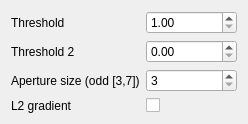
<?xml version="1.0" encoding="UTF-8"?>
<ui version="4.0">
 <class>CannyForm</class>
 <widget class="QWidget" name="CannyForm">
  <property name="geometry">
   <rect>
    <x>0</x>
    <y>0</y>
    <width>248</width>
    <height>120</height>
   </rect>
  </property>
  <property name="windowTitle">
   <string>Form</string>
  </property>
  <layout class="QGridLayout" name="gridLayout">
   <item row="0" column="0">
    <widget class="QLabel" name="label">
     <property name="text">
      <string>Threshold</string>
     </property>
    </widget>
   </item>
   <item row="0" column="1">
    <widget class="QDoubleSpinBox" name="sb_threshold">
     <property name="minimum">
      <double>1.000000000000000</double>
     </property>
     <property name="maximum">
      <double>99999.000000000000000</double>
     </property>
    </widget>
   </item>
   <item row="1" column="0">
    <widget class="QLabel" name="label_2">
     <property name="text">
      <string>Threshold 2</string>
     </property>
    </widget>
   </item>
   <item row="1" column="1">
    <widget class="QDoubleSpinBox" name="sb_threshold2">
     <property name="minimum">
      <double>0.000000000000000</double>
     </property>
     <property name="maximum">
      <double>99999.000000000000000</double>
     </property>
    </widget>
   </item>
   <item row="2" column="0">
    <widget class="QLabel" name="label_3">
     <property name="text">
      <string>Aperture size (odd [3,7])</string>
     </property>
    </widget>
   </item>
   <item row="2" column="1">
    <widget class="QSpinBox" name="sb_apertureSize">
     <property name="minimum">
      <number>3</number>
     </property>
     <property name="maximum">
      <number>7</number>
     </property>
     <property name="singleStep">
      <number>2</number>
     </property>
    </widget>
   </item>
   <item row="3" column="0">
    <widget class="QLabel" name="label_4">
     <property name="text">
      <string>L2 gradient</string>
     </property>
    </widget>
   </item>
   <item row="3" column="1">
    <widget class="QCheckBox" name="cb_gradient">
     <property name="text">
      <string/>
     </property>
    </widget>
   </item>
  </layout>
 </widget>
 <resources/>
 <connections/>
</ui>
